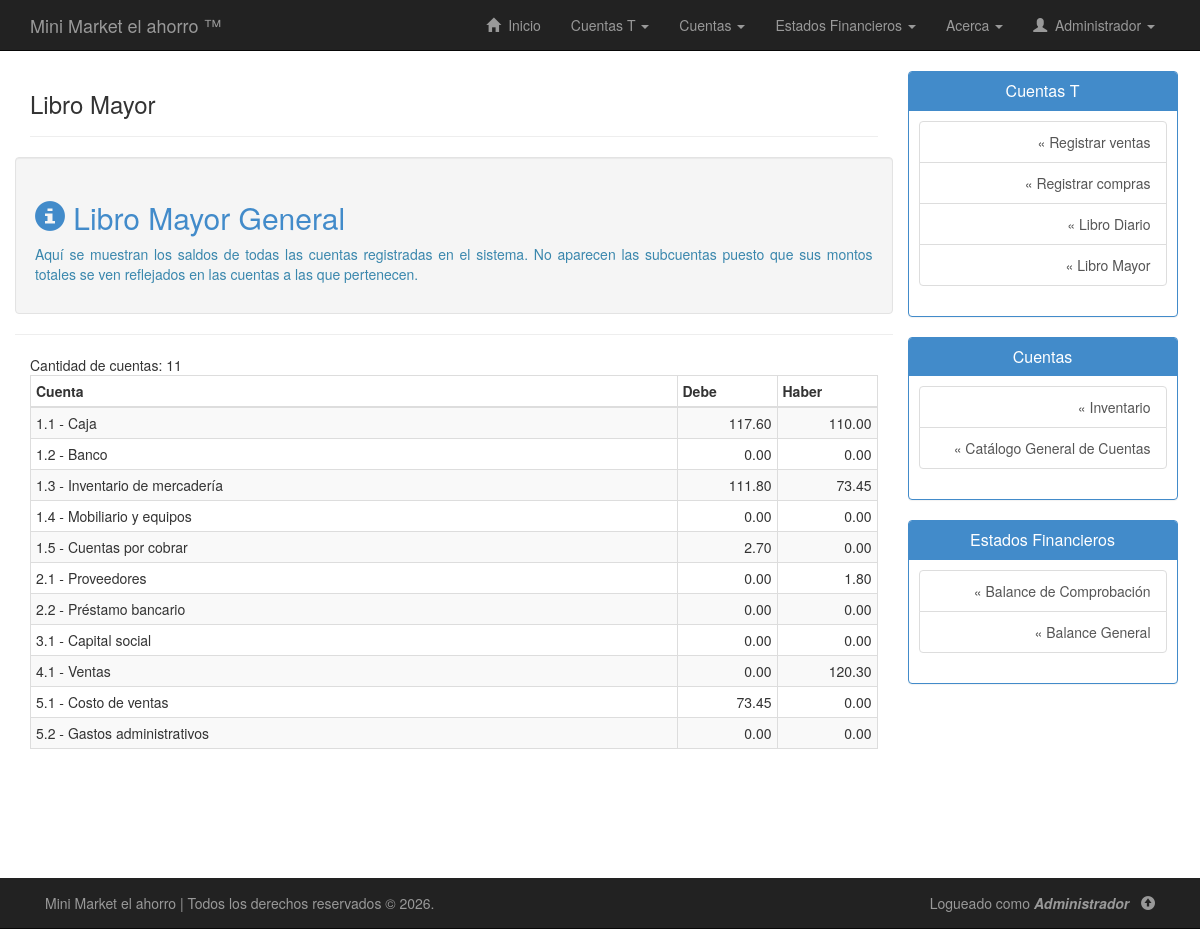
Before: /php/mayor.php (signed in) with the older database file.
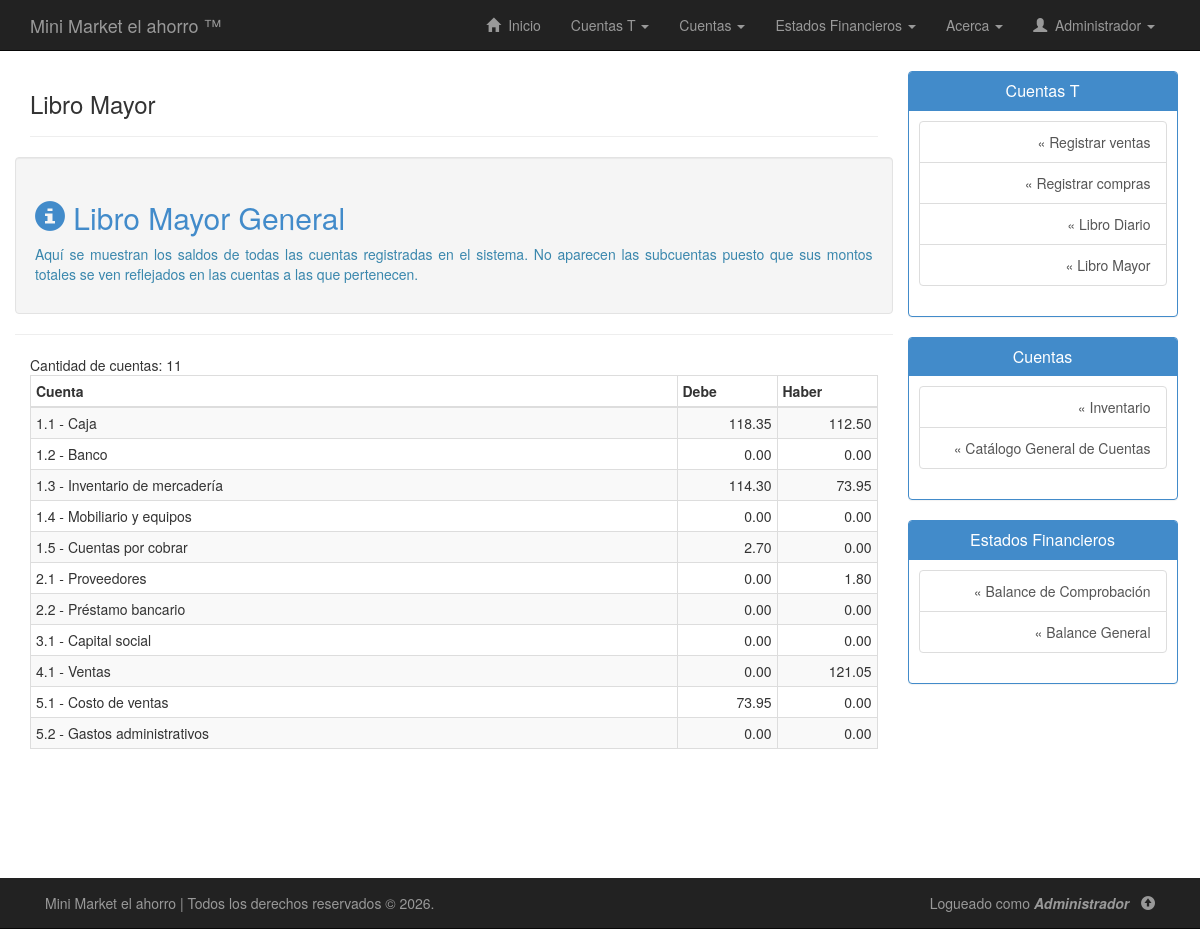
After: the same page with the newer database file.
### tables this page shows
CREATE TABLE `cuentas` (
  `codigo_cuenta` varchar(20) NOT NULL,
  `subgrupo` varchar(20) DEFAULT NULL,
  `nombre_cuenta` varchar(50) NOT NULL,
  `tiene_subcuenta` enum('Si','No') NOT NULL,
  `descripcion_cuenta` varchar(255) DEFAULT NULL,
  `saldo_debe` double NOT NULL,
  `saldo_haber` double NOT NULL
);

### php/mayor.php (the view, shortened to what this page needs)
<!DOCTYPE html>
<html lang="es">
<head>
	<link rel="stylesheet" type="text/css" href="../css/bootstrap.min.css"/>
	<link rel="stylesheet" type="text/css" href="../css/estilos.css"/>
</head>
<body>
	<?php include("nav.php"); ?>
	<div class="container" id="contenido">
		<div class="row row-offcanvas row-offcanvas-right">
			<div class="col-xs-12 col-sm-9">
				<div class="page-header">
        			<h3>Libro Mayor</h3>
        		</div>
        		<div class="row">
                    <div class="col-lg-12 well">
                        <h2 class="text-primary"><span class="glyphicon glyphicon-info-sign"></span> Libro Mayor General</h2>
                        <p align="justify" class="text-info">
                            Aquí se muestran los saldos de todas las cuentas registradas en el sistema. No aparecen las subcuentas puesto que sus montos totales se ven reflejados en las cuentas a las que pertenecen.
                        </p>
                    </div>
                    <hr>
        			<div class="col-lg-12">
        				<table class="table table-condensed table-bordered table-striped">
        					<thead>
        						<tr>
        							<th>Cuenta</th>
        							<th width="100">Debe</th>
        							<th width="100">Haber</th>
        						</tr>
        					</thead>
        					<tbody>
        						<?php
        						$sql = "SELECT * FROM cuentas";
$ejecutar_consulta = $conexion->query($sql);
while($regs = $ejecutar_consulta->fetch_assoc()){
    echo "<tr>";
    echo "<td>".$regs["codigo_cuenta"]." - ".utf8_encode($regs["nombre_cuenta"])."</td>";
    echo "<td align='right'>".number_format($regs["saldo_debe"],2)."</td>";
    echo "<td align='right'>".number_format($regs["saldo_haber"],2)."</td>";
    echo "</tr>";
}
        						?>
        					</tbody>
        				</table>
        			</div>
        		</div>
        	</div>
        	<?php include("sidebar.php"); ?>
        </div>
    </div>
	<?php include("footer.php"); ?>
</body>
</html>

Changed rows visible on the page:
changed cuentas "Caja": saldo_debe "117.60" → "118.35"; saldo_haber "110.00" → "112.50"
changed cuentas "Inventario de mercadería": saldo_debe "111.80" → "114.30"; saldo_haber "73.45" → "73.95"
changed cuentas "Ventas": saldo_haber "120.30" → "121.05"
changed cuentas "Costo de ventas": saldo_debe "73.45" → "73.95"
